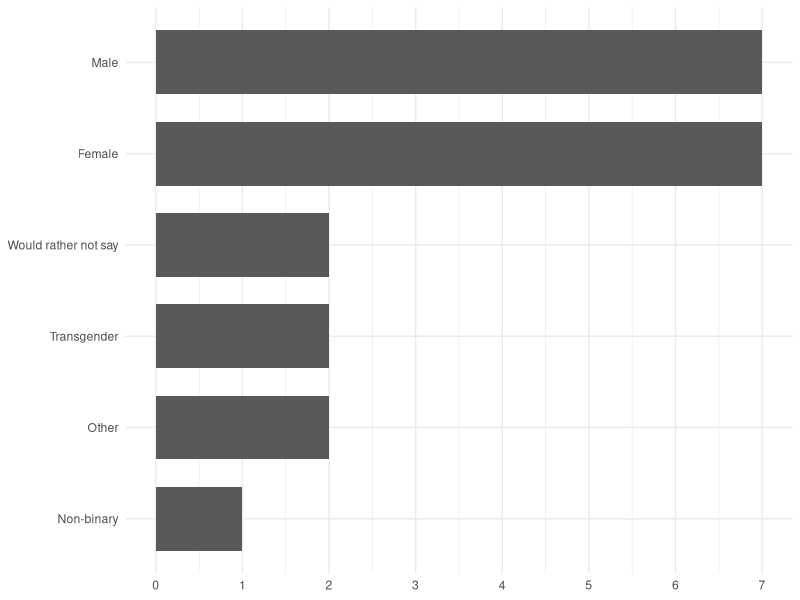
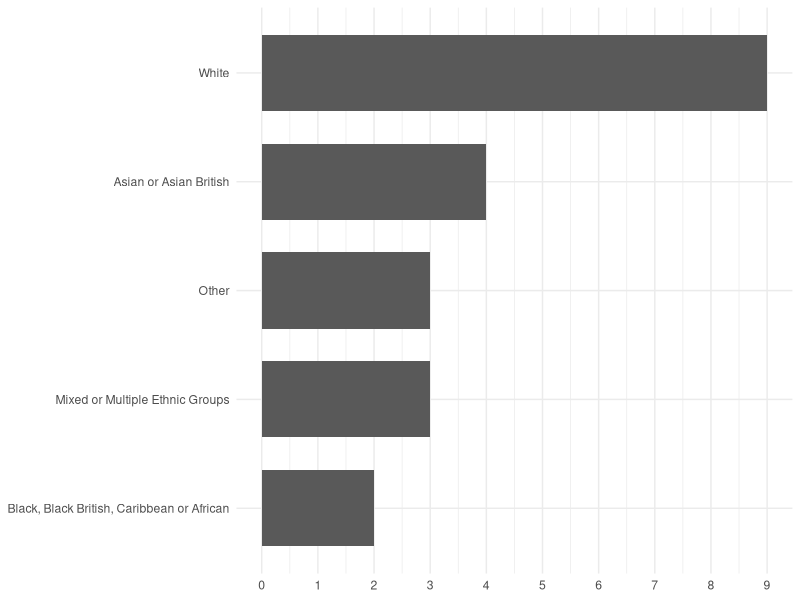
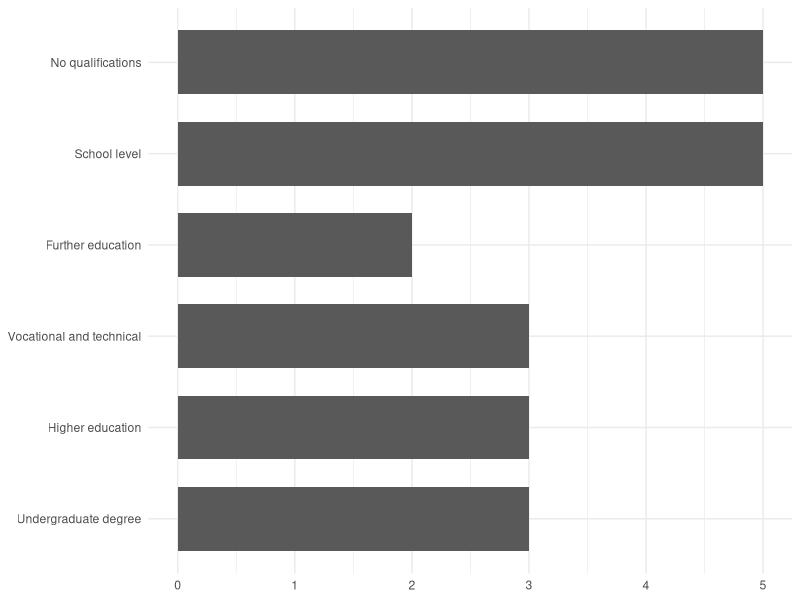
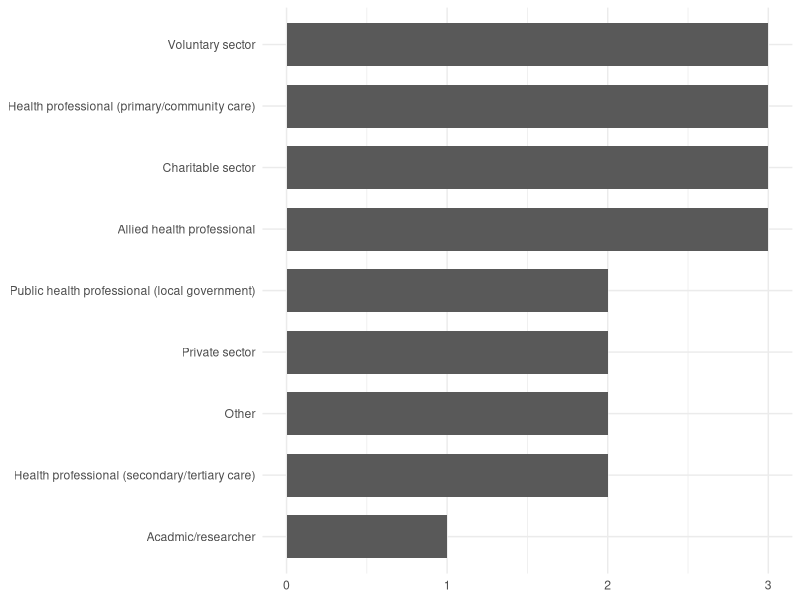
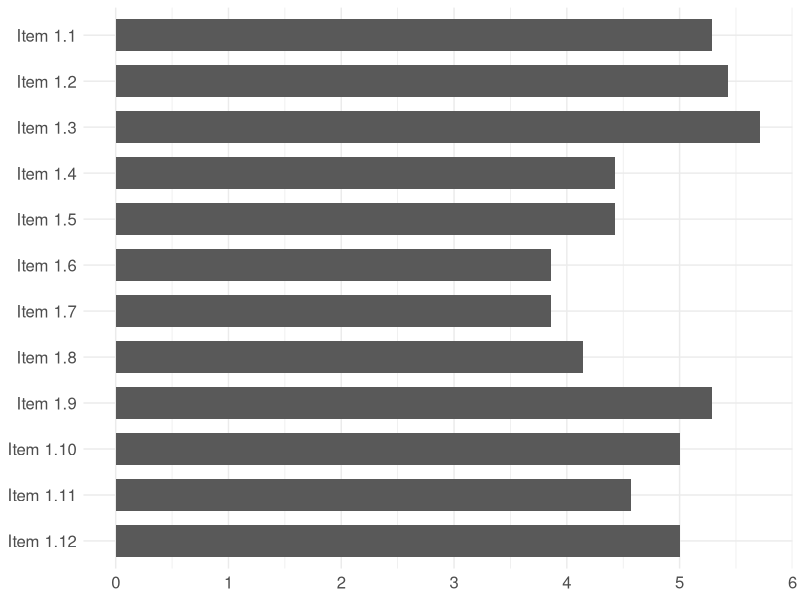
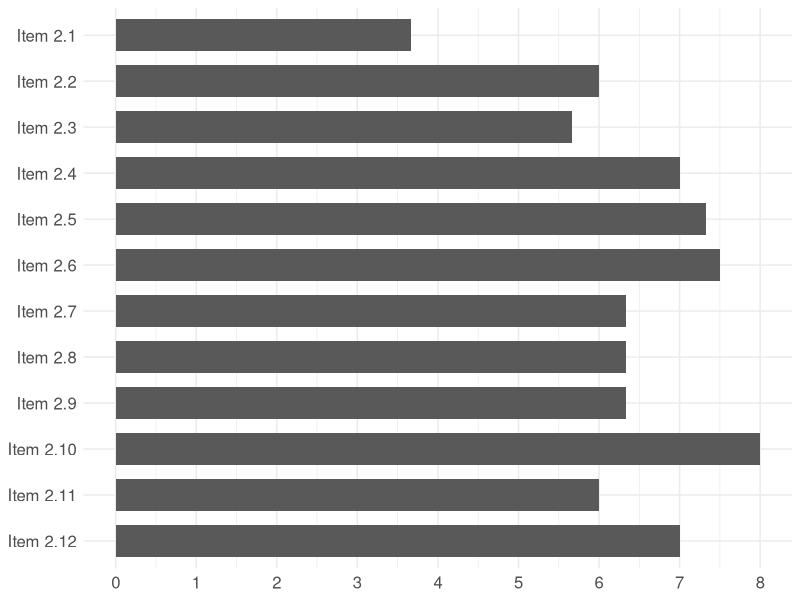
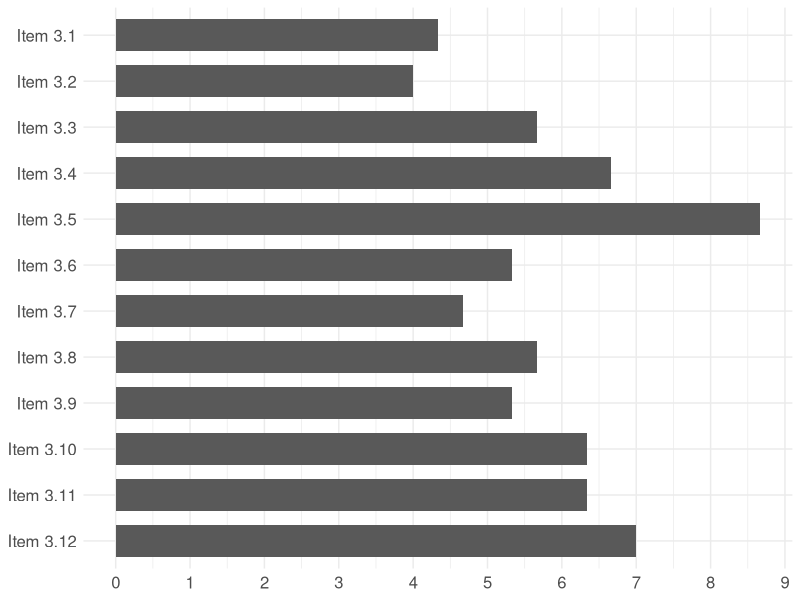
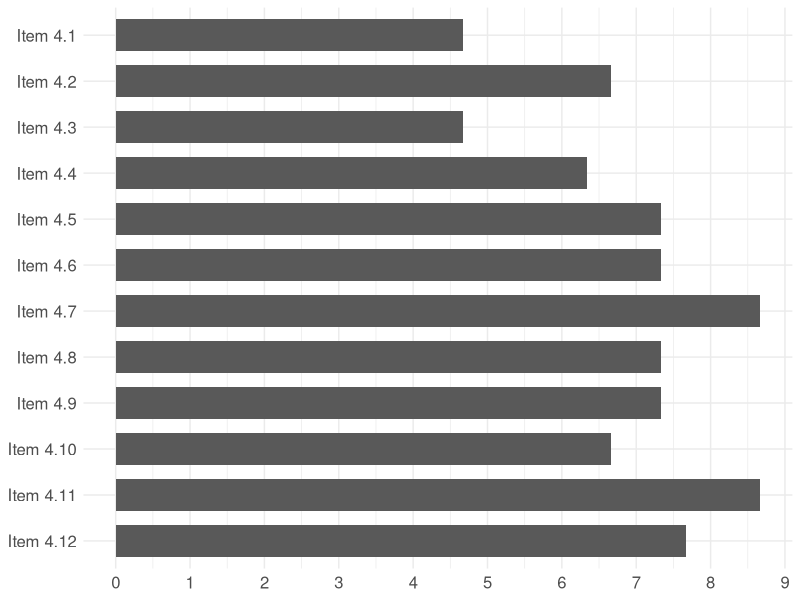

Here is the R script that generated these plots, in order:
## ---- chunk 1
knitr::opts_chunk$set(error=FALSE, warning=FALSE, message=FALSE)
## ---- chunk 2
# Load libraries
library(tidyverse)
library(dplyr)
library(ggplot2)
## ---- chunk 3
data <- read.csv("data/raw_data.csv") # Load data
## ---- chunk 4
# Recode values
data$edu_att <- recode(data$edu_att,
  "School-level (GCSEs, CSEs, O-Levels, or equivalent)" = "School level",
  "Further education (A-Level, NVQ, Scottish Highers, or equivalent)" = "Further education",
  "Vocational and technical (NVQ Level 1 and 2, BTEC, Apprenticeships, or equivalent)" = "Vocational and technical",
  "Higher education (HNC, HND, Foundational Degree, or equivalent)" = "Higher education",
  "Undergraduate Degree (BA, BSc, BEng, or equivalent)" = "Undergraduate degree",
  "Postgraduate and professional (MA, MSc, MBA, PhD, or equivalent)" = "Postgraduate and professional"
)
## ---- chunk 5
# Step 1: Summarize the counts by gender group
gender_counts <- data %>%
  group_by(gen_grp) %>%
  summarise(Count = n())  # Count the frequency of each gender group

# Step 2: Create the horizontal bar chart with bars ordered by count
ggplot(gender_counts, aes(x = factor(gen_grp, levels = gen_grp[order(Count)]), y = Count)) +
  geom_bar(stat = "identity", width = 0.7) +
  coord_flip() +  # Flips the chart to horizontal
  labs(title = NULL, x = NULL, y = NULL) +  # Set x and y labels to NULL
  scale_y_continuous(breaks = seq(0, max(gender_counts$Count), by = 1)) +  # Set y-axis to display whole numbers
  theme_minimal()
## ---- chunk 6
# Step 1: Summarize the counts by ethnicity group
gender_counts <- data %>%
  group_by(eth_grp) %>%
  summarise(Count = n()) %>%  # Count the frequency of each ethnicity group
  arrange(Count)  # Order by Count in ascending order

# Step 2: Create the horizontal bar chart with whole number labels on the y-axis
# Set the factor levels based on the ascending order of counts
gender_counts$eth_grp <- factor(gender_counts$eth_grp, levels = gender_counts$eth_grp)

ggplot(gender_counts, aes(x = eth_grp, y = Count)) +
  geom_bar(stat = "identity", width = 0.7) +
  coord_flip() +  # Flips the chart to horizontal
  labs(title = NULL, x = NULL, y = NULL) +  # Set x and y labels to NULL
  scale_y_continuous(breaks = seq(0, max(gender_counts$Count), by = 1)) +  # Set y-axis to display whole numbers
  theme_minimal()
## ---- chunk 7
# Step 1: Summarize the counts by educational attainment
edu_counts <- data %>%
  group_by(edu_att) %>%
  summarise(Count = n())  # Count the frequency of each educational attainment category

# Step 2: Define the specific order for educational attainment
desired_order <- c(
  "Other",
  "Postgraduate and professional",
  "Undergraduate degree",
  "Higher education",
  "Vocational and technical", 
  "Further education", 
  "School level", 
  "No qualifications"
)

# Set the factor levels based on the desired order
edu_counts$edu_att <- factor(edu_counts$edu_att, levels = desired_order)

# Create the horizontal bar chart with reduced bar width and gaps
ggplot(edu_counts, aes(x = edu_att, y = Count)) +
  geom_bar(stat = "identity", width = 0.7) +  # Adjust bar width and gaps
  coord_flip() +  # Flips the chart to horizontal
  labs(title = NULL, x = NULL, y = NULL) +  # Set x and y labels to NULL
  scale_y_continuous(breaks = seq(0, max(edu_counts$Count), by = 1)) +  # Set y-axis to display whole numbers
  theme_minimal() +
  theme(panel.spacing = unit(0.2, "cm"))  # Adjust space between panels if using facets
## ---- chunk 8
# Step 1: Summarize the counts by employment sector
gender_counts <- data %>%
  group_by(emp_sec) %>%
  summarise(Count = n()) %>%  # Count the frequency of each employment sector
  arrange(Count)  # Order by Count in ascending order

# Step 2: Create the horizontal bar chart with whole number labels on the y-axis
# Set the factor levels based on the ascending order of counts
gender_counts$emp_sec <- factor(gender_counts$emp_sec, levels = gender_counts$emp_sec)

ggplot(gender_counts, aes(x = emp_sec, y = Count)) +
  geom_bar(stat = "identity", width = 0.7) +
  coord_flip() +  # Flips the chart to horizontal
  labs(title = NULL, x = NULL, y = NULL) +  # Set x and y labels to NULL
  scale_y_continuous(breaks = seq(0, max(gender_counts$Count), by = 1)) +  # Set y-axis to display whole numbers
  theme_minimal()
## ---- chunk 9
# Step 1: Calculate mean scores for the variables of interest with descriptive names
mean_scores <- data %>%
  summarise(
    "Item 1.1" = mean(dsk_01, na.rm = TRUE),
    "Item 1.2" = mean(dsk_02, na.rm = TRUE),
    "Item 1.3" = mean(dsk_03, na.rm = TRUE),
    "Item 1.4" = mean(dsk_04, na.rm = TRUE),
    "Item 1.5" = mean(dsk_05, na.rm = TRUE),
    "Item 1.6" = mean(dsk_06, na.rm = TRUE),
    "Item 1.7" = mean(dsk_07, na.rm = TRUE),
    "Item 1.8" = mean(dsk_08, na.rm = TRUE),
    "Item 1.9" = mean(dsk_09, na.rm = TRUE),
    "Item 1.10" = mean(dsk_10, na.rm = TRUE),
    "Item 1.11" = mean(dsk_11, na.rm = TRUE),
    "Item 1.12" = mean(dsk_12, na.rm = TRUE)
  ) %>%
  pivot_longer(cols = everything(), names_to = "Variable", values_to = "MeanScore")  # Reshape data

# Step 3: Create the horizontal bar chart for mean scores in reversed order
ggplot(mean_scores, aes(x = factor(Variable, levels = rev(c("Item 1.1", "Item 1.2", "Item 1.3", "Item 1.4", "Item 1.5", "Item 1.6", "Item 1.7", "Item 1.8", "Item 1.9", "Item 1.10", "Item 1.11", "Item 1.12"))), y = MeanScore)) +
  geom_bar(stat = "identity", width=0.7) +
  coord_flip() +  # Flips the chart to horizontal
  labs(title = NULL, x = NULL, y = NULL) +  # Set x and y labels to NULL
  scale_y_continuous(breaks = seq(0, 9, by = 1)) +  # Set y-axis to display whole numbers from 0 to 9
  theme_minimal() + 
  theme(axis.text.x = element_text(size = 12),  # Keep x-axis text (variable names)
        axis.text.y = element_text(size = 12),  # Keep y-axis text (mean scores)
        axis.title.x = element_text(size = 14),  # Customize x-axis title
        axis.title.y = element_text(size = 14))  # Customize y-axis title
## ---- chunk 10
# Step 1: Calculate mean scores for the variables of interest with descriptive names
mean_scores <- data %>%
  summarise(
    "Item 2.1" = mean(dhl_01, na.rm = TRUE),
    "Item 2.2" = mean(dhl_02, na.rm = TRUE),
    "Item 2.3" = mean(dhl_03, na.rm = TRUE),
    "Item 2.4" = mean(dhl_04, na.rm = TRUE),
    "Item 2.5" = mean(dhl_05, na.rm = TRUE),
    "Item 2.6" = mean(dhl_06, na.rm = TRUE),
    "Item 2.7" = mean(dhl_07, na.rm = TRUE),
    "Item 2.8" = mean(dhl_08, na.rm = TRUE),
    "Item 2.9" = mean(dhl_09, na.rm = TRUE),
    "Item 2.10" = mean(dhl_10, na.rm = TRUE),
    "Item 2.11" = mean(dhl_11, na.rm = TRUE),
    "Item 2.12" = mean(dhl_12, na.rm = TRUE)
  ) %>%
  pivot_longer(cols = everything(), names_to = "Variable", values_to = "MeanScore")  # Reshape data

# Step 3: Create the horizontal bar chart for mean scores in reversed order
ggplot(mean_scores, aes(x = factor(Variable, levels = rev(c("Item 2.1", "Item 2.2", "Item 2.3", "Item 2.4", "Item 2.5", "Item 2.6", "Item 2.7", "Item 2.8", "Item 2.9", "Item 2.10", "Item 2.11", "Item 2.12"))), y = MeanScore)) +
  geom_bar(stat = "identity", width=0.7) +
  coord_flip() +  # Flips the chart to horizontal
  labs(title = NULL, x = NULL, y = NULL) +  # Set x and y labels to NULL
  scale_y_continuous(breaks = seq(0, 9, by = 1)) +  # Set y-axis to display whole numbers from 0 to 9
  theme_minimal() + 
  theme(axis.text.x = element_text(size = 12),  # Keep x-axis text (variable names)
        axis.text.y = element_text(size = 12),  # Keep y-axis text (mean scores)
        axis.title.x = element_text(size = 14),  # Customize x-axis title
        axis.title.y = element_text(size = 14))  # Customize y-axis title
## ---- chunk 11
# Step 1: Calculate mean scores for the variables of interest with descriptive names
mean_scores <- data %>%
  summarise(
    "Item 3.1" = mean(dse_01, na.rm = TRUE),
    "Item 3.2" = mean(dse_02, na.rm = TRUE),
    "Item 3.3" = mean(dse_03, na.rm = TRUE),
    "Item 3.4" = mean(dse_04, na.rm = TRUE),
    "Item 3.5" = mean(dse_05, na.rm = TRUE),
    "Item 3.6" = mean(dse_06, na.rm = TRUE),
    "Item 3.7" = mean(dse_07, na.rm = TRUE),
    "Item 3.8" = mean(dse_08, na.rm = TRUE),
    "Item 3.9" = mean(dse_09, na.rm = TRUE),
    "Item 3.10" = mean(dse_10, na.rm = TRUE),
    "Item 3.11" = mean(dse_11, na.rm = TRUE),
    "Item 3.12" = mean(dse_12, na.rm = TRUE)
  ) %>%
  pivot_longer(cols = everything(), names_to = "Variable", values_to = "MeanScore")  # Reshape data

# Step 3: Create the horizontal bar chart for mean scores in reversed order
ggplot(mean_scores, aes(x = factor(Variable, levels = rev(c("Item 3.1", "Item 3.2", "Item 3.3", "Item 3.4", "Item 3.5", "Item 3.6", "Item 3.7", "Item 3.8", "Item 3.9", "Item 3.10", "Item 3.11", "Item 3.12"))), y = MeanScore)) +
  geom_bar(stat = "identity", width=0.7) +
  coord_flip() +  # Flips the chart to horizontal
  labs(title = NULL, x = NULL, y = NULL) +  # Set x and y labels to NULL
  scale_y_continuous(breaks = seq(0, 9, by = 1)) +  # Set y-axis to display whole numbers from 0 to 9
  theme_minimal() + 
  theme(axis.text.x = element_text(size = 12),  # Keep x-axis text (variable names)
        axis.text.y = element_text(size = 12),  # Keep y-axis text (mean scores)
        axis.title.x = element_text(size = 14),  # Customize x-axis title
        axis.title.y = element_text(size = 14))  # Customize y-axis title
## ---- chunk 12
# Step 1: Calculate mean scores for the variables of interest with descriptive names
mean_scores <- data %>%
  summarise(
    "Item 4.1" = mean(sdn_01, na.rm = TRUE),
    "Item 4.2" = mean(sdn_02, na.rm = TRUE),
    "Item 4.3" = mean(sdn_03, na.rm = TRUE),
    "Item 4.4" = mean(sdn_04, na.rm = TRUE),
    "Item 4.5" = mean(sdn_05, na.rm = TRUE),
    "Item 4.6" = mean(sdn_06, na.rm = TRUE),
    "Item 4.7" = mean(sdn_07, na.rm = TRUE),
    "Item 4.8" = mean(sdn_08, na.rm = TRUE),
    "Item 4.9" = mean(sdn_09, na.rm = TRUE),
    "Item 4.10" = mean(sdn_10, na.rm = TRUE),
    "Item 4.11" = mean(sdn_11, na.rm = TRUE),
    "Item 4.12" = mean(sdn_12, na.rm = TRUE)
  ) %>%
  pivot_longer(cols = everything(), names_to = "Variable", values_to = "MeanScore")  # Reshape data

# Step 3: Create the horizontal bar chart for mean scores in reversed order
ggplot(mean_scores, aes(x = factor(Variable, levels = rev(c("Item 4.1", "Item 4.2", "Item 4.3", "Item 4.4", "Item 4.5", "Item 4.6", "Item 4.7", "Item 4.8", "Item 4.9", "Item 4.10", "Item 4.11", "Item 4.12"))), y = MeanScore)) +
  geom_bar(stat = "identity", width=0.7) +
  coord_flip() +  # Flips the chart to horizontal
  labs(title = NULL, x = NULL, y = NULL) +  # Set x and y labels to NULL
  scale_y_continuous(breaks = seq(0, 9, by = 1)) +  # Set y-axis to display whole numbers from 0 to 9
  theme_minimal() + 
  theme(axis.text.x = element_text(size = 12),  # Keep x-axis text (variable names)
        axis.text.y = element_text(size = 12),  # Keep y-axis text (mean scores)
        axis.title.x = element_text(size = 14),  # Customize x-axis title
        axis.title.y = element_text(size = 14))  # Customize y-axis title
## ---- chunk 13
# Step 1: Calculate mean scores for the variables of interest with descriptive names
mean_scores <- data %>%
  summarise(
    "Item 5.1" = mean(doe_01, na.rm = TRUE),
    "Item 5.2" = mean(doe_02, na.rm = TRUE),
    "Item 5.3" = mean(doe_03, na.rm = TRUE),
    "Item 5.4" = mean(doe_04, na.rm = TRUE),
    "Item 5.5" = mean(doe_05, na.rm = TRUE),
    "Item 5.6" = mean(doe_06, na.rm = TRUE),
    "Item 5.7" = mean(doe_07, na.rm = TRUE),
    "Item 5.8" = mean(doe_08, na.rm = TRUE),
    "Item 5.9" = mean(doe_09, na.rm = TRUE),
    "Item 5.10" = mean(doe_10, na.rm = TRUE),
    "Item 5.11" = mean(doe_11, na.rm = TRUE),
    "Item 5.12" = mean(doe_12, na.rm = TRUE)
  ) %>%
  pivot_longer(cols = everything(), names_to = "Variable", values_to = "MeanScore")  # Reshape data

# Step 3: Create the horizontal bar chart for mean scores in reversed order
ggplot(mean_scores, aes(x = factor(Variable, levels = rev(c("Item 5.1", "Item 5.2", "Item 5.3", "Item 5.4", "Item 5.5", "Item 5.6", "Item 5.7", "Item 5.8", "Item 5.9", "Item 5.10", "Item 5.11", "Item 5.12"))), y = MeanScore)) +
  geom_bar(stat = "identity", width=0.7) +
  coord_flip() +  # Flips the chart to horizontal
  labs(title = NULL, x = NULL, y = NULL) +  # Set x and y labels to NULL
  scale_y_continuous(breaks = seq(0, 9, by = 1)) +  # Set y-axis to display whole numbers from 0 to 9
  theme_minimal() + 
  theme(axis.text.x = element_text(size = 12),  # Keep x-axis text (variable names)
        axis.text.y = element_text(size = 12),  # Keep y-axis text (mean scores)
        axis.title.x = element_text(size = 14),  # Customize x-axis title
        axis.title.y = element_text(size = 14))  # Customize y-axis title
## ---- chunk 14
# Step 1: Calculate mean scores for the variables of interest with descriptive names
mean_scores <- data %>%
  summarise(
    "Item 6.1" = mean(dtr_01, na.rm = TRUE),
    "Item 6.2" = mean(dtr_02, na.rm = TRUE),
    "Item 6.3" = mean(dtr_03, na.rm = TRUE),
    "Item 6.4" = mean(dtr_04, na.rm = TRUE),
    "Item 6.5" = mean(dtr_05, na.rm = TRUE),
    "Item 6.6" = mean(dtr_06, na.rm = TRUE),
    "Item 6.7" = mean(dtr_07, na.rm = TRUE),
    "Item 6.8" = mean(dtr_08, na.rm = TRUE),
    "Item 6.9" = mean(dtr_09, na.rm = TRUE),
    "Item 6.10" = mean(dtr_10, na.rm = TRUE),
    "Item 6.11" = mean(dtr_11, na.rm = TRUE),
    "Item 6.12" = mean(dtr_12, na.rm = TRUE)
  ) %>%
  pivot_longer(cols = everything(), names_to = "Variable", values_to = "MeanScore")  # Reshape data

# Step 3: Create the horizontal bar chart for mean scores in reversed order
ggplot(mean_scores, aes(x = factor(Variable, levels = rev(c("Item 6.1", "Item 6.2", "Item 6.3", "Item 6.4", "Item 6.5", "Item 6.6", "Item 6.7", "Item 6.8", "Item 6.9", "Item 6.10", "Item 6.11", "Item 6.12"))), y = MeanScore)) +
  geom_bar(stat = "identity", width=0.7) +
  coord_flip() +  # Flips the chart to horizontal
  labs(title = NULL, x = NULL, y = NULL) +  # Set x and y labels to NULL
  scale_y_continuous(breaks = seq(0, 9, by = 1)) +  # Set y-axis to display whole numbers from 0 to 9
  theme_minimal() + 
  theme(axis.text.x = element_text(size = 12),  # Keep x-axis text (variable names)
        axis.text.y = element_text(size = 12),  # Keep y-axis text (mean scores)
        axis.title.x = element_text(size = 14),  # Customize x-axis title
        axis.title.y = element_text(size = 14))  # Customize y-axis title
## ---- chunk 15
# Step 1: Calculate mean scores for the variables of interest with descriptive names
mean_scores <- data %>%
  summarise(
    "Item 7.1" = mean(dbr_01, na.rm = TRUE),
    "Item 7.2" = mean(dbr_02, na.rm = TRUE),
    "Item 7.3" = mean(dbr_03, na.rm = TRUE),
    "Item 7.4" = mean(dbr_04, na.rm = TRUE),
    "Item 7.5" = mean(dbr_05, na.rm = TRUE),
    "Item 7.6" = mean(dbr_06, na.rm = TRUE),
    "Item 7.7" = mean(dbr_07, na.rm = TRUE),
    "Item 7.8" = mean(dbr_08, na.rm = TRUE),
    "Item 7.9" = mean(dbr_09, na.rm = TRUE),
    "Item 7.10" = mean(dbr_10, na.rm = TRUE),
    "Item 7.11" = mean(dbr_11, na.rm = TRUE),
    "Item 7.12" = mean(dbr_12, na.rm = TRUE)
  ) %>%
  pivot_longer(cols = everything(), names_to = "Variable", values_to = "MeanScore")  # Reshape data

# Step 3: Create the horizontal bar chart for mean scores in reversed order
ggplot(mean_scores, aes(x = factor(Variable, levels = rev(c("Item 7.1", "Item 7.2", "Item 7.3", "Item 7.4", "Item 7.5", "Item 7.6", "Item 7.7", "Item 7.8", "Item 7.9", "Item 7.10", "Item 7.11", "Item 7.12"))), y = MeanScore)) +
  geom_bar(stat = "identity", width=0.7) +
  coord_flip() +  # Flips the chart to horizontal
  labs(title = NULL, x = NULL, y = NULL) +  # Set x and y labels to NULL
  scale_y_continuous(breaks = seq(0, 9, by = 1)) +  # Set y-axis to display whole numbers from 0 to 9
  theme_minimal() + 
  theme(axis.text.x = element_text(size = 12),  # Keep x-axis text (variable names)
        axis.text.y = element_text(size = 12),  # Keep y-axis text (mean scores)
        axis.title.x = element_text(size = 14),  # Customize x-axis title
        axis.title.y = element_text(size = 14))  # Customize y-axis title
